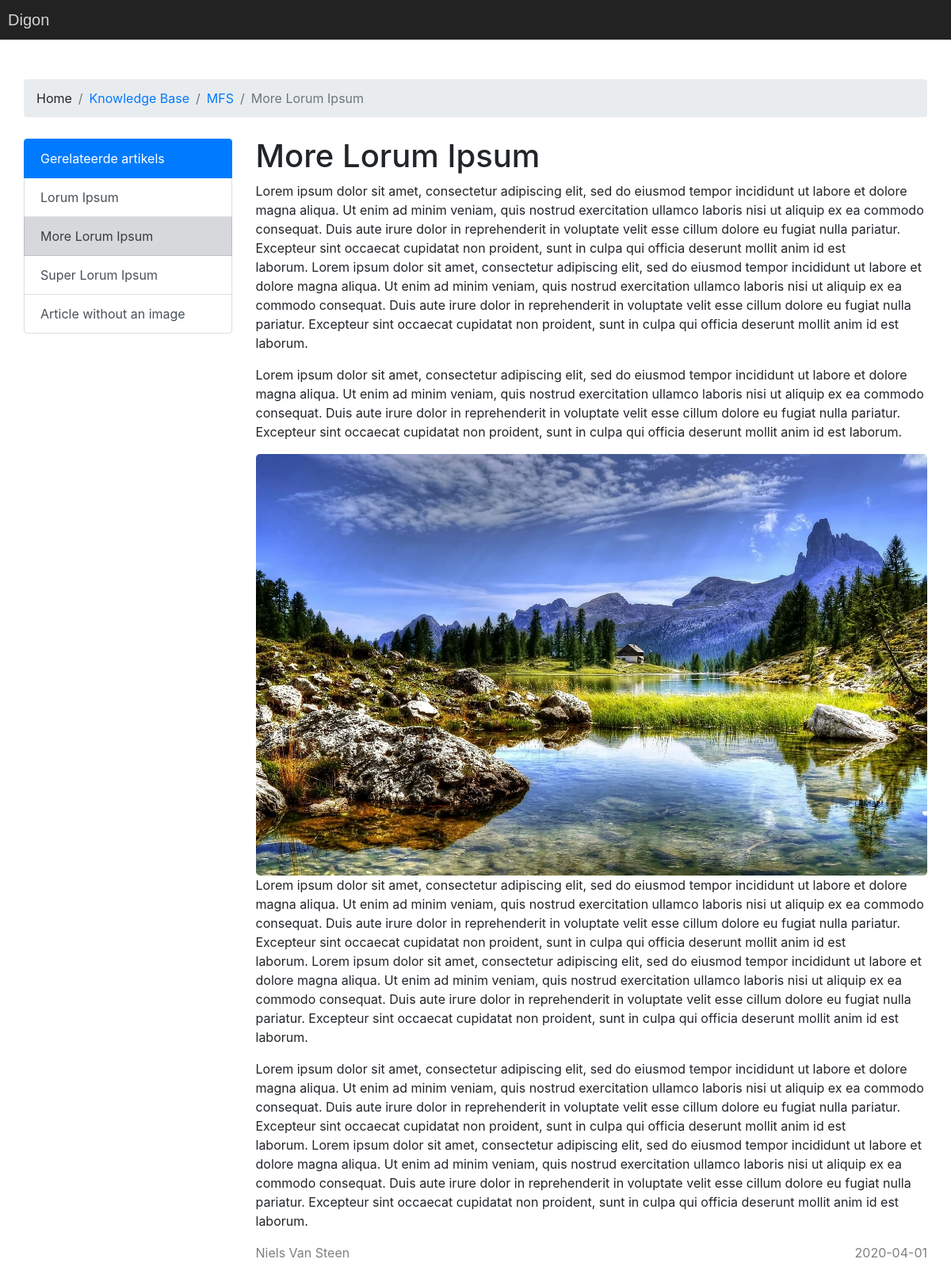
Page /pages/article.php?link=more-lorum-ipsum on the committed database.
### tables this page shows
CREATE TABLE `category` (
  `row_id` int(11) NOT NULL,
  `category` varchar(50) NOT NULL,
  `parent_id` int(11) NOT NULL
);

CREATE TABLE `article` (
  `row_id` int(11) NOT NULL,
  `author_id` int(11) NOT NULL,
  `creation_time` date NOT NULL,
  `published` tinyint(1) NOT NULL,
  `deleted` int(1) NOT NULL DEFAULT 0,
  `title` varchar(50) NOT NULL,
  `content` text NOT NULL,
  `abstract` text NOT NULL,
  `category_id` varchar(11) NOT NULL,
  `subcategory_id` varchar(11) NOT NULL,
  `signed_by` varchar(50) NOT NULL,
  `link` varchar(30) NOT NULL
);

### classes/dbh.class.php (called while the page is built, shortened)
<?php
    class Dbh implements DatabaseConst, LinkUrl {
        protected function connect() {
            $conn = new mysqli(DatabaseConst::SERVERNAME, DatabaseConst::USERNAME, DatabaseConst::PASSWORD, DatabaseConst::DBNAME);
            return $conn;
        }
    }
?>

### classes/article.class.php (called while the page is built, shortened)
<?php
    class Article extends Dbh implements LinkUrl {
        protected function getArticle($article_link) {
            $sql = "SELECT a.row_id AS a_row_id, a.author_id AS a_author_id, a.creation_time AS a_creation_time, a.published AS a_published, a.deleted AS a_deleted, a.title AS a_title, a.content AS a_content, a.abstract
            AS a_abstract, a.category_id AS a_category_id, a.subcategory_id AS a_subcategory_id, a.signed_by AS a_signed_by, a.link AS a_link, c.row_id AS c_row_id, c.category AS c_category, c.parent_id AS c_parent_id,
            s.row_id AS s_row_id, s.category AS s_category, s.parent_id AS s_parent_id, u.row_id AS u_row_id, u.display_name AS u_displayname FROM article a
            LEFT JOIN category c ON a.category_id = c.row_id
            LEFT JOIN category s ON a.subcategory_id = s.row_id
            LEFT JOIN user u ON a.author_id = u.row_id
            WHERE a.link='$article_link'";
            $result = $this->connect()->query($sql);
            return $result;
        }
        protected function getArticleFromSubcat($subcat_id) {
            $sql = "SELECT a.row_id AS a_row_id, a.author_id AS a_author_id, a.creation_time AS a_creation_time, a.published AS a_published, a.deleted AS a_deleted, a.title AS a_title, a.content AS a_content, a.abstract
            AS a_abstract, a.category_id AS a_category_id, a.subcategory_id AS a_subcategory_id, a.signed_by AS a_signed_by, a.link AS a_link, c.row_id AS c_row_id, c.category AS c_category, c.parent_id AS c_parent_id,
            s.row_id AS s_row_id, s.category AS s_category, s.parent_id AS s_parent_id, u.row_id AS u_row_id, u.display_name AS u_displayname FROM article a
            LEFT JOIN category c ON a.category_id = c.row_id
            LEFT JOIN category s ON a.subcategory_id = s.row_id
            LEFT JOIN user u ON a.author_id = u.row_id
            WHERE a.subcategory_id=$subcat_id AND a.deleted=0 AND a.published=1
            ORDER BY a.row_id ASC";
            $result = $this->connect()->query($sql);
            return $result;
        }
    }
?>

### classes/articlecontr.class.php (called while the page is built, shortened)
<?php
    class ArticleContr extends Article implements LinkUrl{
        public function getArticleID($articleLink) {
            $result = $this->getArticle($articleLink);
            if ($result->num_rows > 0) {
                while($row = $result->fetch_assoc()) {
                    return $row["a_row_id"];
                }
            }
        }
        public function getArticleTitle($articleLink) {
            $result = $this->getArticle($articleLink);
            if ($result->num_rows > 0) {
                while($row = $result->fetch_assoc()) {
                    return $row["a_title"];
                }
            }
        }
        public function getArticleCatID($articleLink) {
            $result = $this->getArticle($articleLink);
            if ($result->num_rows > 0) {
                while($row = $result->fetch_assoc()) {
                    return $row["c_row_id"];
                }
            }
        }
        public function getArticleSubcatID($articleLink) {
            $result = $this->getArticle($articleLink);
            if ($result->num_rows > 0) {
                while($row = $result->fetch_assoc()) {
                    return $row["s_row_id"];
                }
            }
        }
    }
?>

### classes/functions.class.php (called while the page is built, shortened)
<?php
    class Functions implements LinkUrl {
        public function isInteger($value) {
           return is_int((int)$value);
        }
    }
?>

### classes/category.class.php (called while the page is built, shortened)
<?php
    class Category extends Dbh implements LinkUrl {
        protected function getCategory($categoryID) {
            $sql = "SELECT * FROM category WHERE row_id=$categoryID";
            $result = $this->connect()->query($sql);
            return $result;
        }
    }
?>

### classes/categorycontr.class.php (called while the page is built, shortened)
<?php
    class CategoryContr extends Category implements LinkUrl {
        public function getSubcat($subcatID) {
            $FunctionsObj = new Functions();
            $subcatID = $this->connect()->real_escape_string($subcatID);
            $result = $this->getCategory($subcatID);
            if ($result->num_rows > 0) {
                while($row = $result->fetch_assoc()) {
                    return $row["category"];
                }
            }
        }
    }
?>

### pages/article.php (the view, shortened to what this page needs)
<?php
    include_once("../includes/autoload.inc.php");
    $CategoryViewObj = new CategoryView();
    $ArticelViewObj = new ArticleView();
    $ArticleContrObj = new ArticleContr();
    $CategoryContrObj = new CategoryContr();
    if (isset($_GET["link"])) {
        $articleLink = $_GET["link"];
        $articleID = $ArticleContrObj->getArticleID($articleLink);
        $articleTitle = $ArticleContrObj->getArticleTitle($articleLink);
        $articleCatID = $ArticleContrObj->getArticleCatID($articleLink);
        $articleSubcatID = $ArticleContrObj->getArticleSubcatID($articleLink);
        $articleSubcat = $CategoryContrObj->getSubcat($articleSubcatID);
    } else {
        header("Location: ".LinkUrl::LINKURL."index");
    }
?>
<!DOCTYPE html>
<html lnag="nl">
    <head>
        <?php
            include "../includes/head.inc.php";
        ?>
    </head>
    <body>
        <?php
            include_once "../includes/header.inc.php";
        ?>
        <main class="general-main articles-main container">
            <nav class="container general-nav articles-article-breadcrumbs" aria-label="breadcrumb">
                <ol class="breadcrumb">
                  <li class="breadcrumb-item">Home</li>
                  <li class="breadcrumb-item active" aria-current="page"><a href="<?php echo LinkUrl::LINKURL; ?>index/<?php echo $articleCatID; ?>"><?php echo $CategoryViewObj->showCategory($articleCatID) ?></a></li>
                  <li class="breadcrumb-item active" aria-current="page"><a href="<?php echo LinkUrl::LINKURL; ?>index/<?php echo $articleCatID; ?>"><?php echo $articleSubcat ?></a></li>
                  <li class="breadcrumb-item active" aria-current="page"><?php echo $articleTitle ?></li>
                </ol>
            </nav>
            <div class="row articles-article-container">
                <div class="col-lg-3 col-md-12 col-sm-12 articles-sidebar-container">
                    <div class='list-group articles-list-group-relevant-articles'>
                        <a class='list-group-item list-group-item-action active disabled list-group-items-header'>Gerelateerde artikels</a>
                        <?php
                            $ArticelViewObj->showRelevantArticles($articleSubcatID,$articleID);
                        ?>
                    </div>
                </div>
                <div class="col-lg-9 col-md-12 col-sm-12 articles-article-overview-container">
                    <?php
                        $ArticelViewObj->showFullArticle($articleLink);
                    ?>
                </div>
            </div>
        </main>
    </body>
</html>

### classes/categoryview.class.php (shortened to what this page needs)
<?php
    class CategoryView extends Category implements LinkUrl {
        public function showCategory($categoryID) {
            $FunctionsObj = new Functions();
            $categoryID = $this->connect()->real_escape_string($categoryID);
            $result = $this->getCategory($categoryID);
            if ($result->num_rows > 0) {
               while($row = $result->fetch_assoc()) {
                   echo $row["category"];
               }
            }
        }
    }
?>

### classes/articleview.class.php (shortened to what this page needs)
<?php
    class ArticleView extends Article implements LinkUrl {
        public function showRelevantArticles($subcatID,$articleID) {
            $subcatID = $this->connect()->real_escape_string($subcatID);
            $articleID = $this->connect()->real_escape_string($articleID);
            $result = $this->getArticleFromSubcat($subcatID);
            if ($result->num_rows > 0) {
                while($row = $result->fetch_assoc()) {
                    if ($articleID == $row["a_row_id"]) {
                        echo "<a href='".LinkUrl::LINKURL."article/".$row['a_link']."' class='list-group-item list-group-item-action list-group-item-secondary'>".$row['a_title']."</a>";
                    } else {
                        echo "<a href='".LinkUrl::LINKURL."article/".$row['a_link']."' class='list-group-item list-group-item-action'>".$row['a_title']."</a>";
                    }
                }
            } else {
               echo " <a class='list-group-item list-group-item-action'>No articles found.</a>";
            }
        }
        public function showFullArticle($articleLink) {
            $FunctionsObj = new Functions();
            $articleLink = $this->connect()->real_escape_string($articleLink);
            $result = $this->getArticle($articleLink);
            if ($result->num_rows > 0) {
                while($row = $result->fetch_assoc()) {
                    echo "<h1 class='articles-article-title'>".$row['a_title']."</h1>";
                    echo " <article class='articles-article-content'>";
                    echo $row['a_content'];
                    echo "</article>";
                    echo " <article class='articles-article-info'>";
                    echo "<p>".$row['a_signed_by']."</p>";
                    echo "<p>".$row['a_creation_time']."</p>";
                    echo "</article>";
                }
            } else {
                $FunctionsObj->outcomeMessage("warning","No articles have been found");
            }
        }
    }
?>

### styles/style.css (style rules this page uses)
* { margin: 0; padding: 0; scroll-behavior: smooth; }
.row { align-items: flex-start !important; }
.general-nav { margin: 100px 0px 25px 0px !important; padding: 0px !important; }
.general-main { margin-top: 25px !important; margin: 100px auto 100px auto !important; }
.admin-navbar::before, .articles-article-breadcrumbs::before { content: ''; position: absolute; display: block; margin-top: -100px; background-color: white; width: 100%; height: 100px; }
.list-group-item { cursor: pointer; }
.articles-article-breadcrumbs { z-index: 100; background-color: white; position: sticky; top: 100px; }
.articles-main { padding: 0px !important; margin-top: 0px !important; }
.articles-sidebar-container { position: sticky !important; top: 175px; }
.articles-list-group-relevant-articles { position: sticky; top: 175px }
.articles-article-content p { display: inline-block !important; }
.articles-article-img { display: inline-block; max-width: 100% !important; border-radius: 5px; }
.articles-article-info { display: grid; grid-template-columns: 1fr 1fr; }
.articles-article-info p { color: grey; }
.articles-article-info p:nth-child(2) { text-align: right; }
@media (min-width: 1200px) { main, .general-nav, .inner-header { width: 970px; } }
@media (min-width: 1200px) { main, .general-nav, .inner-header { width: 1180px; } }

### rows in the picture
category: category "Knowledge Base"
article: category.row_id+category "MFS", title "More Lorum Ipsum", content "Lorem ipsum dolor sit amet, consectetur adipiscing elit, sed do eiusmod tempor incididunt ut labore et dolore magna aliqua. Ut enim ad minim veniam, quis nostrud exercitation ullamco laboris nisi ut aliquip ex ea commodo consequat. Duis aute irure dolor in reprehenderit in voluptate velit esse cillum dolore eu fugiat nulla pariatur. Excepteur sint occaecat cupidatat non proident, sunt in culpa qui officia deserunt mollit anim id est laborum. Lorem ipsum dolor sit amet, consectetur adipiscing elit, sed do eiusmod tempor incididunt ut labore et dolore magna aliqua. Ut enim ad minim veniam, quis nostrud exercitation ullamco laboris nisi ut aliquip ex ea commodo consequat. Duis aute irure dolor…", content (picture), signed_by "Niels Van Steen", creation_time "2020-04-01"
article: title "Lorum Ipsum"
article: title "Super Lorum Ipsum"
article: title "Article without an image"
